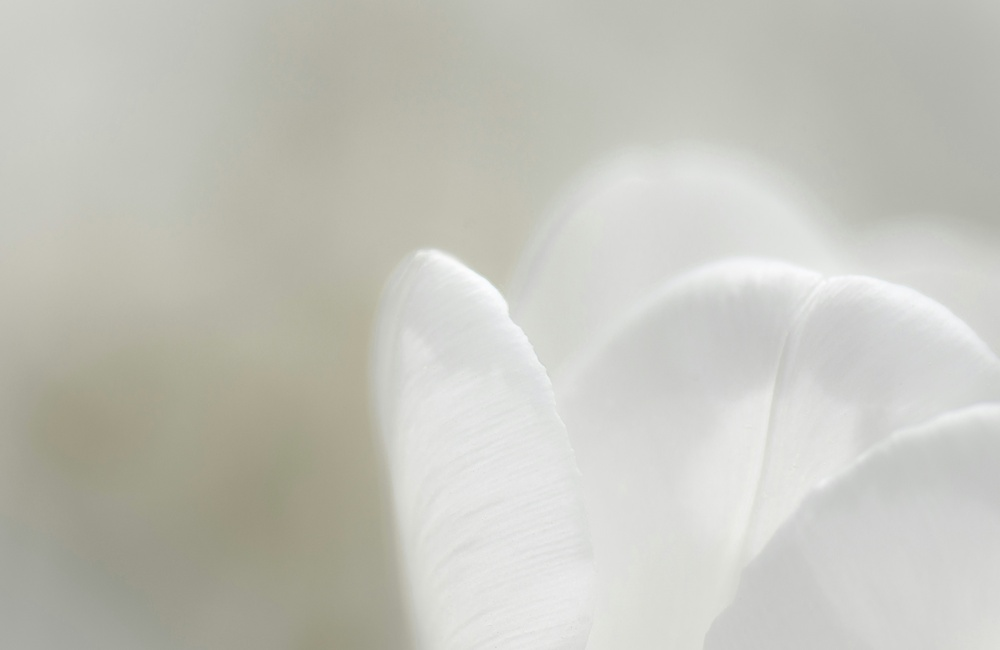
#> input picture lowContrastImages.jpg, 1000 x 650 px, shrunk from 4356 x 2831 before the run
$ python ContrastLevel_1_point_5.py
#> lines starting #> are read from the running program, lines starting #| are printed output that depends on the picture
import imageio
import numpy as np
import matplotlib.pyplot as plt

image_path = 'lowContrastImages.jpg'
image = imageio.imread(image_path, as_gray=True)
#> image: shape (650, 1000) float32; min 148, max 253.2, mean 194.9

if image.max() > 1.0:
    image = image / 255.0


def histogram_equalization(image):
    # Hitung histogram dari citra
    histogram, bin_edges = np.histogram(image, bins=256, range=(0, 1))
#> histogram = 256 values, max 16481 at index 182, min 0 at index 0, mean 2539.1; bin_edges = 257 values from 0 to 1
    cdf = histogram.cumsum()  # Hitung cumulative distribution function
#> cdf = 256 values from 0 to 650000
    cdf_normalized = cdf / cdf.max()  # Normalisasi CDF
#> cdf_normalized = 256 values from 0 to 1

    # Gunakan CDF untuk equalize citra
    image_equalized = np.interp(image.flat, bin_edges[:-1], cdf_normalized)
    image_equalized = image_equalized.reshape(image.shape)
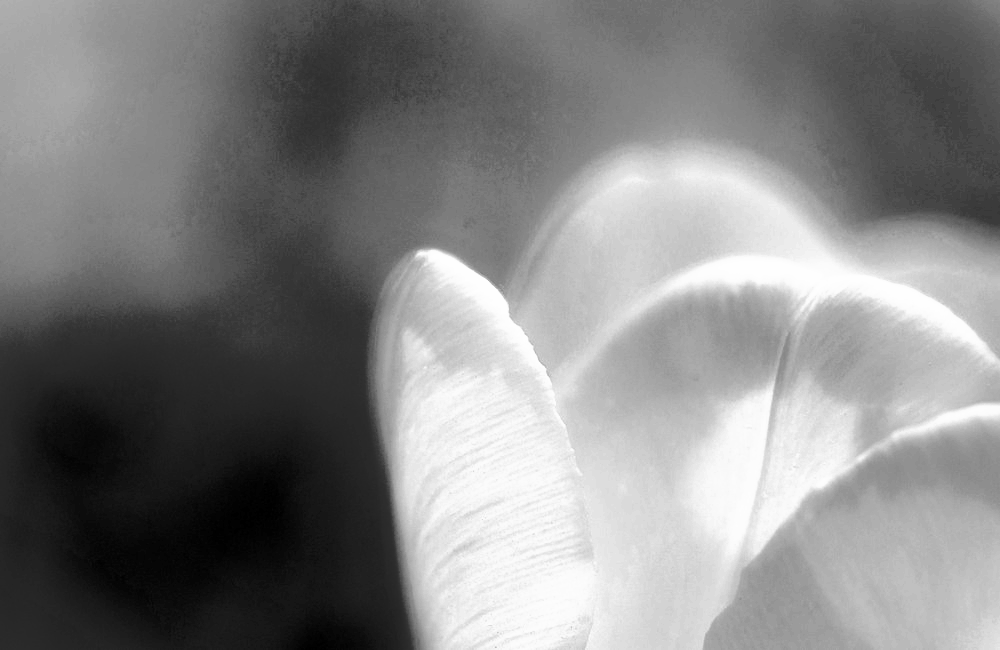
#> image_equalized: shape (650, 1000) float64; min 0.000548, max 1, mean 0.516

    return image_equalized

# Fungsi Peningkatan Kontras dengan Level 1.5


def enhance_contrast(image, level):
#> called with level = 1.5
    mean_intensity = np.mean(image)
#> mean_intensity = 0.764
    image_enhanced = mean_intensity + level * (image - mean_intensity)
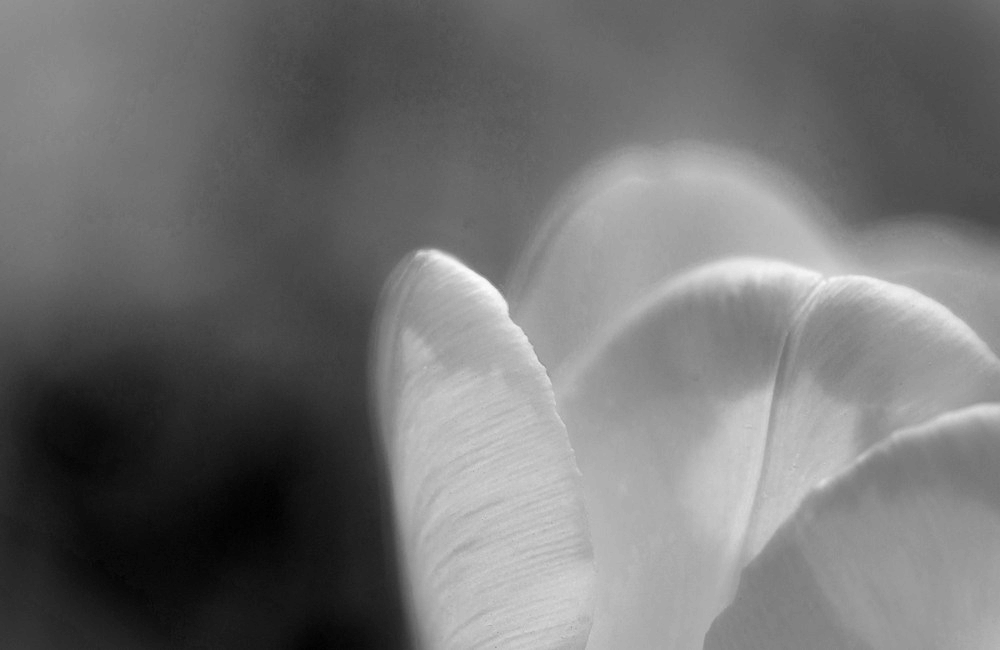
#> image_enhanced: shape (650, 1000) float32; min 0.488, max 1.11, mean 0.764; drawn with min black and max white
    return np.clip(image_enhanced, 0, 1)
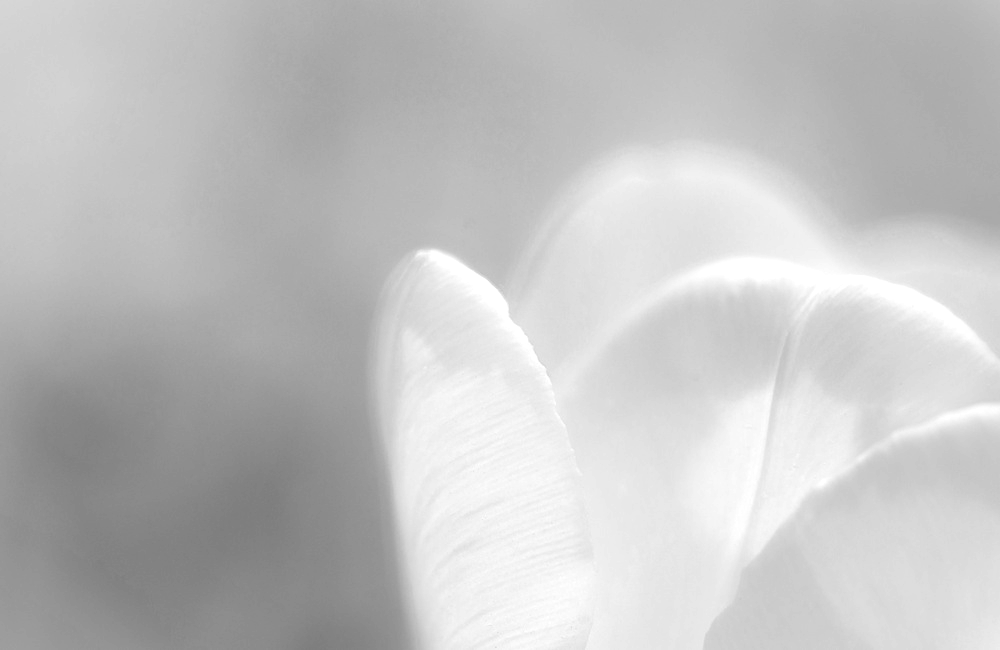
#> returned value: shape (650, 1000) float32; min 0.488, max 1, mean 0.764


# Menerapkan Histogram Equalization
image_equalized = histogram_equalization(image)

# Menerapkan Peningkatan Kontras dengan Level 1.5
contrast_level = 1.5
image_contrast_enhanced = enhance_contrast(image, contrast_level)

# Menampilkan Hasil
plt.figure(figsize=(18, 6))

# Tampilkan Citra Asli
plt.subplot(1, 3, 1)
plt.imshow(image, cmap='gray')
plt.title('Citra Asli')
plt.axis('off')

# Tampilkan Citra dengan Histogram Equalization
plt.subplot(1, 3, 2)
plt.imshow(image_equalized, cmap='gray')
plt.title('Histogram Equalization')
plt.axis('off')

# Tampilkan Citra dengan Peningkatan Kontras Level 1.5
plt.subplot(1, 3, 3)
plt.imshow(image_contrast_enhanced, cmap='gray')
plt.title('Peningkatan Kontras Level 1.5')
plt.axis('off')

plt.show()
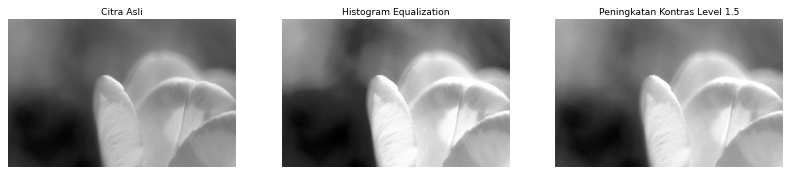
#> figure drawn by matplotlib, 3 panels
